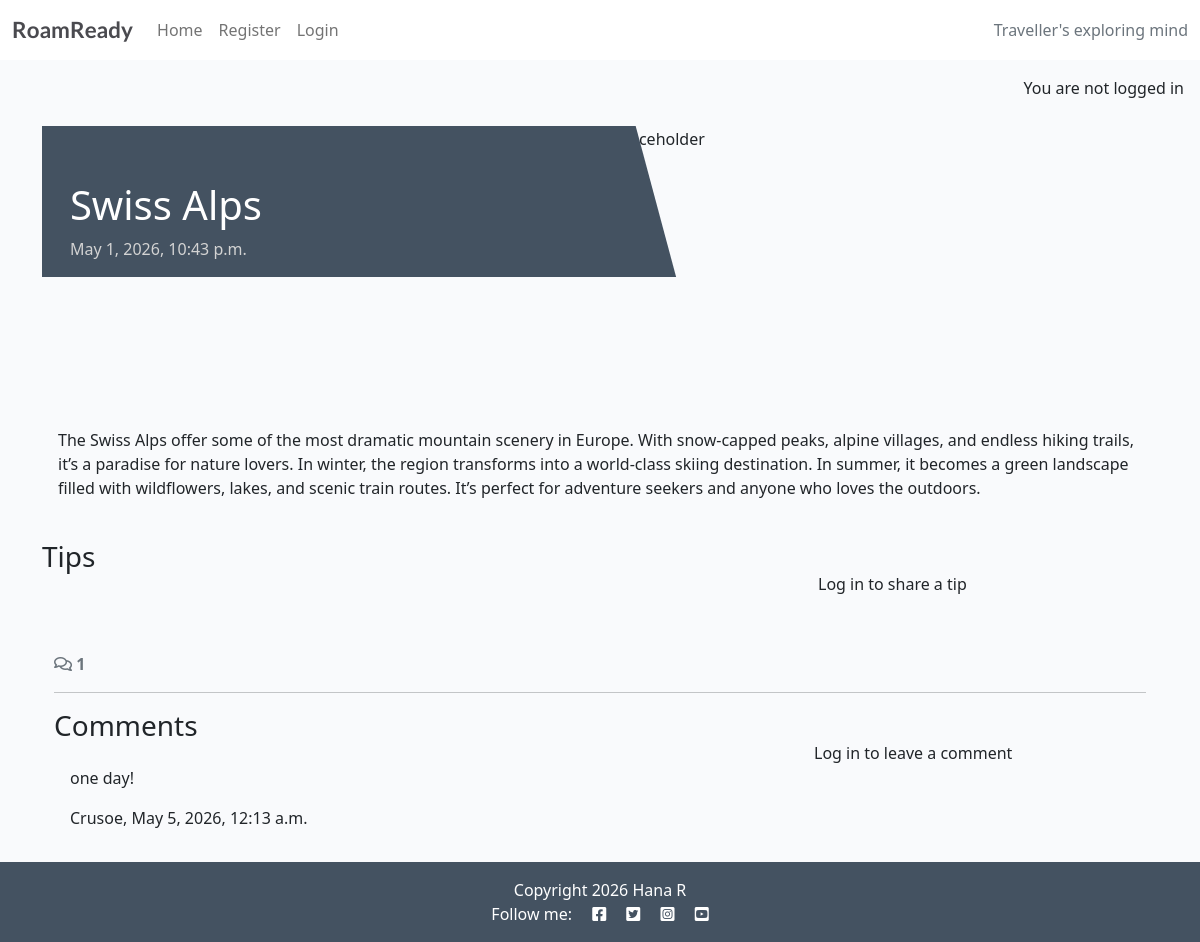
The app's page /11/ with its own data.
### destinations/models.py (models this page shows, shortened)
class Destination(models.Model):
    name = models.CharField(max_length=100)
    country = CountryField()
    category = models.CharField(max_length=50)
    featured_image = CloudinaryField('image', default='placeholder')
    description = models.TextField()
    created_on = models.DateTimeField(auto_now_add=True)
    status = models.IntegerField(choices=STATUS, default=1)
    class Meta:
        ordering = ['-created_on', 'country', 'category']

class Comment(models.Model):
    destination = models.ForeignKey(Destination, on_delete=models.CASCADE, related_name="comments")
    user = models.ForeignKey(User, on_delete=models.CASCADE, related_name="comments", null=True, blank=True)
    text = models.TextField()
    created_on = models.DateTimeField(auto_now_add=True)
    approved = models.BooleanField(default=False)

### destinations/views.py (the view, shortened to what this page needs)
# urls.py: path('<int:pk>/', views.destination_detail, name='destination_detail'),
def destination_detail(request, pk):
    destination = get_object_or_404(Destination, pk=pk)
    comments = destination.comments.all().order_by("-created_on")
    comment_count = destination.comments.filter(approved=True).count()
    tips = destination.tips.all().order_by("tip_type")
    comment_form = CommentForm()
    tip_form = TipForm()
    return render(
        request,
        "destinations/destination_detail.html",
        {"destination": destination,
         "comments":comments,
         "comment_count": comment_count,
         "comment_form": comment_form,
         "tip_form": tip_form
         },
    )

### destinations/templates/destinations/destination_detail.html (shortened to what this page needs)
{% extends 'base.html' %} {% block content %}
{% load static %}
{% load crispy_forms_tags %}
<div class="masthead">
    <div class="container">
        <div class="row g-0">
            <div class="col-md-6 masthead-text">
                <h1 class="post-title">{{ destination.name }}</h1>
                <p class="post-subtitle">{{ destination.created_on }}</p>
            </div>
            <div class="d-none d-md-block col-md-6 masthead-image">
                <img src="{% static 'images/default.jpg' %}" class="scale" alt="placeholder">
            </div>
        </div>
    </div>
</div>
<div class="container">
    <div class="row">
        <div class="col card mb-4  mt-3 left  top">
            <div class="card-body ">
                <p class="card-text">
                    {{ destination.description | safe }}
                </p>
            </div>
        </div>
    </div>
</div>
<div class="container">
    <div class="row">
        <div class="col-md-8">
            <h3>Tips</h3>
        </div>
        <div class="col-md-4">
            <div class="card mb-4 mt-3">
                <div class="card-body">
                    {% if user.is_authenticated %}
                    <h4>Add a tip</h4>
                    <p class="mb-2">Posting as: {{ user.username }}</p>
                    <form id="tipForm" method="post" style="margin-top: 1.3em;">
                        {% csrf_token %}
                        {{ tip_form | crispy }}
                        <button id="tipSubmitButton" type="submit" class="btn btn-signup btn-lg">Submit</button>
        </form>
        {% else %}
        <p>Log in to share a tip</p>
        {% endif %}
      </div>
        </div>
    </div>
</div>
<div class="container">
    <div class="row">
        <div class="col-12">
            <strong class="text-secondary">
                <i class="far fa-comments"></i> {{ comment_count }}
            </strong>
        </div>
        <div class="col-12">
            <hr>
        </div>
    </div>
    <div class="row">
        <div class="col-md-8">
            <h3 class="mb-0">Comments</h3>
            {% for comment in destination.comments.all %}
            <div class="card mb-2">
                <div class="card-body {% if not comment.approved and comment.user == user %}faded{% elif not comment.approved %}d-none{% endif %}">
                    <div id="comment{{ comment.id }}" class="card-id">{{ comment.text | linebreaks }}</div>
                    <p  class="card-text {% if not comment.approved and comment.user == user %}faded{% endif %}">{{ comment.user }}, {{ comment.created_on }}</p>
                </div>
            </div>
            {% empty %}
            <p class="text-muted">No comments yet</p>
            {% endfor %}
        </div>
        <div class="col-md-4">
            <div class="card mb-4 mt-3">
                <div class="card-body">
                    {% if user.is_authenticated %}
                    <h4>Leave a comment</h4>
                    <p class="mb-2">Posting as: {{ user.username }}</p>
                    <form id="commentForm" method="post" style="margin-top: 1.3em;">
                        {% csrf_token %}
                        {{ comment_form | crispy}}
                        <button id="commentSubmitButton" type="submit" class="btn btn-signup btn-lg">Submit</button>
                    </form>
                    {% else %}
                    <p>Log in to leave a comment</p>
                    {% endif %}
                </div>
            </div>
        </div>
    </div>
</div>
{% endblock content %}

### static/css/style.css (style rules this page uses)
body { background-color: #F9FAFC; }
.main-bg { background-color: #F9FAFC; }
.card { border: none; background-color: transparent; }
.scale { width: 100%; height: auto; }
.masthead { margin-top: 10px; overflow: hidden; position: relative; display: inline-block; height: 33vh; width: 100%; }
.masthead-text { background-color: #445261; color: white; position: relative; }
.masthead-image { position: relative; overflow: hidden; }
.masthead-image:after { content: ""; position: absolute; top: 0; right: 90%; height: 100%; width: 150%; background: #445261; -webkit-transform: skew(15deg); -moz-transform: skew(15deg); transform: skew(15deg); z-index: 100; }
.post-title { margin-top: 10%; margin-left: 5%; }
.post-subtitle { margin-left: 5%; color: lightgray; }

### records on screen
Destination: name "Swiss Alps", created_on "May 1, 2026, 10:43 p.m.", description "The Swiss Alps offer some of the most dramatic mountain scenery in Europe. With snow-capped peaks, alpine villages, and endless hiking trails, it’s a paradise for nature lovers. In winter, the region transforms into a world-class skiing destination. In summer, it becomes a green landscape filled with wildflowers, lakes, and scenic train routes. It’s perfect for adventure seekers and anyone who loves the outdoors."
Comment: text "one day!", user "Crusoe", created_on "May 5, 2026, 12:13 a.m."

### other values on screen
{{ comment_count }} "1"
